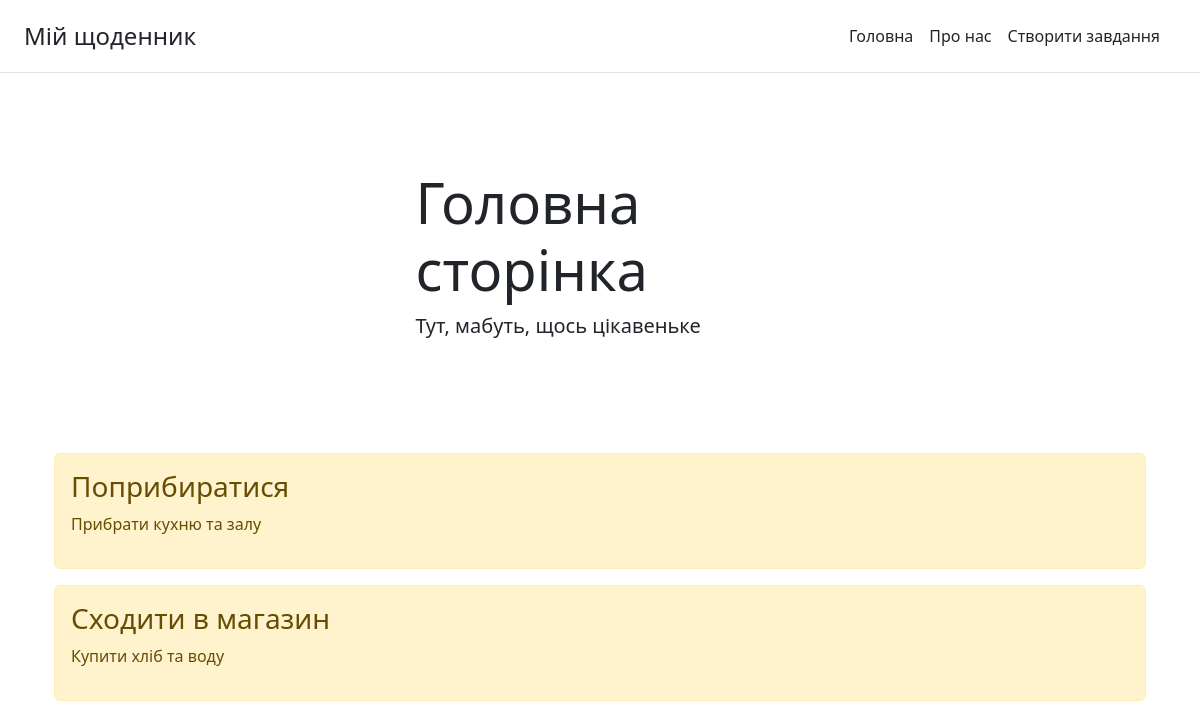
Before: / with the older database file.
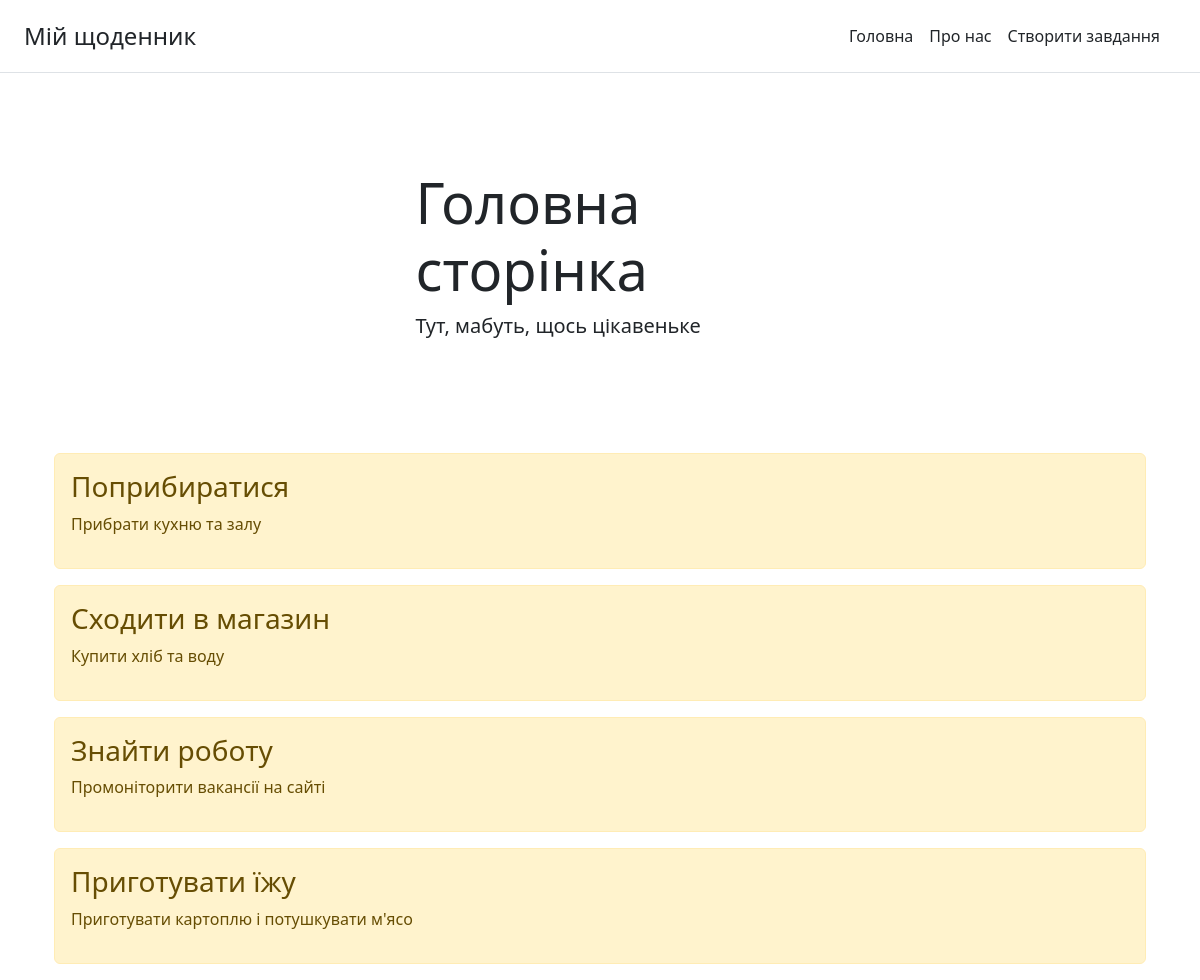
After: the same page with the newer database file.
### main/models.py (models this page shows, shortened)
class Task(models.Model):
    title = models.CharField('Назва', max_length=100)
    task = models.TextField('Завдання')
    class Meta:
        verbose_name = 'Завдання'
        verbose_name_plural = 'Всі завдання'

### main/views.py (the view)
# urls.py: path('', views.index, name='home'),
def index(request):
    tasks = Task.objects.order_by('id')
    return render(request, 'main/index.html', {'title':'Головна сторінка', 'tasks': tasks})

### main/templates/main/index.html (shortened to what this page needs)
{% extends 'main/base.html' %}
{% block content %}
    <div class="col-md-5 p-lg-5 mx-auto my-5">
      <h1 class="display-4 fw-normal">Головна сторінка</h1>
      <p class="lead fw-normal">Тут, мабуть, щось цікавеньке</p>
    </div>
    {% if tasks %}
    <div class="container">
        {% for elem in tasks %}
            <div class="alert alert-warning mt-2">
                <h3>{{elem.title}}</h3>
                <p>{{elem.task}}</p>
            </div>
        {% endfor %}
    </div>
    {% else %}
        <div class="container">
            <h3>На сьогодні завдань немає</h3>
        </div>
    {% endif %}
{% endblock %}

### main/templates/main/base.html (shortened to what this page needs)
<!doctype html>
<html lang="uk">
<head>
    <link rel="stylesheet" href="https://cdn.jsdelivr.net/npm/bootstrap@5.2.3/dist/css/bootstrap.min.css">
</head>
<body>
    <div class="d-flex flex-column flex-md-row align-items-center ps-4 pe-4 pt-3 pb-3 mb-4 border-bottom">
        <a href="{% url 'home' %}" class="d-flex align-items-center text-dark text-decoration-none"><span class="fs-4">Мій щоденник</span>
        </a>
        <nav class="d-inline-flex mt-2 mt-md-0 ms-md-auto">
            <a class="me-3 py-2 text-dark text-decoration-none" href="{% url 'home'%}">Головна</a>
            <a class="me-3 py-2 text-dark text-decoration-none" href="{% url 'about'%}">Про нас</a>
            <a class="me-3 py-2 text-dark text-decoration-none" href="{% url 'add_task'%}">Створити завдання</a>
        </nav>
    </div>
    <div class="container">
        {% block content %}{% endblock %}
    </div>
</body>
</html>

Changed rows visible on the page:
added Task: title "Знайти роботу", task "Промоніторити вакансії на сайті"
added Task: title "Приготувати їжу", task "Приготувати картоплю і потушкувати м'ясо"
